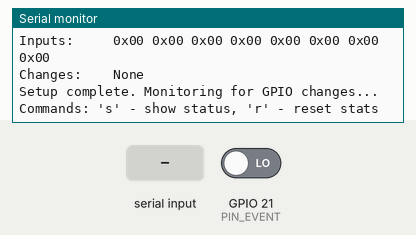
A sketch run on a simulated ESP32. Parts: the last lines printed to the serial monitor. The test bench sets the inputs (shaded band); at power-on: GPIO 21 (PIN_EVENT) LOW.

Above: at 1.2 s.
1.3 s: GPIO 21 (PIN_EVENT) driven HIGH
At 2.1 s:
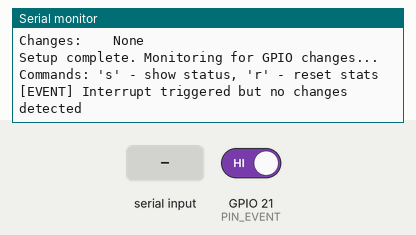
2.8 s: "s" received over Serial
At 4.0 s:
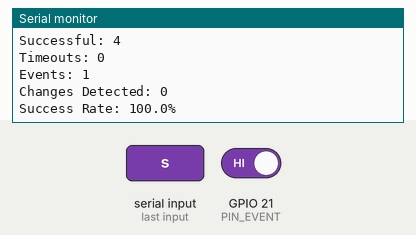
4.3 s: "r" received over Serial
At 5.5 s:
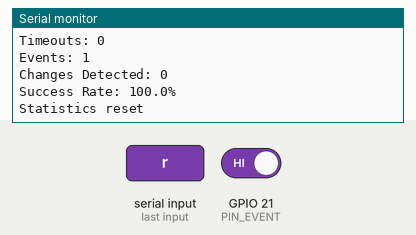
5.8 s: "t" received over Serial
At 6.7 s:
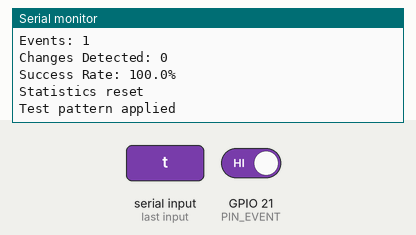
7.3 s: "S" received over Serial
At 8.7 s:
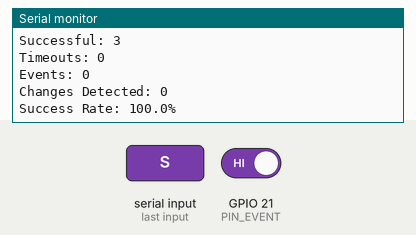

Measured:
- after the input at 1.3 s, the serial monitor: prints a new line at once (image 1)
- after the input at 2.8 s, the serial monitor: prints a new line after 0.05 s (image 2)
- after the input at 4.3 s, the serial monitor: prints a new line after 0.06 s (image 3)
- after the input at 5.8 s, the serial monitor: prints a new line after 0.07 s (image 4)
- after the input at 7.3 s, the serial monitor: prints a new line after 0.07 s (image 5)

The sketch:

esp32.ino
```cpp
// ===================== ESP32 SIDE (SPI MASTER with GPIO Interrupt) =====================
#include <Arduino.h>
#include <SPI.h>

#define PIN_MISO  19
#define PIN_MOSI  23
#define PIN_SCK   18
#define PIN_CS    5
#define PIN_EVENT 21

// SPI Configuration
#define SPI_FREQUENCY 1000000  // 1MHz - adjust based on requirements
#define SPI_TIMEOUT_MS 100

SPIClass spi(VSPI);

// GPIO state arrays
uint8_t gpio_outputs[8] = {0x55, 0xAA, 0, 0, 0, 0, 0, 0};  // Output values
uint8_t gpio_directions[8] = {0xFF, 0xFF, 0, 0, 0, 0, 0, 0}; // Direction control (1=output, 0=input)
uint8_t gpio_inputs[8] = {0};  // Input readings
uint8_t prev_inputs[8] = {0};  // Previous input state for change detection

// Event handling
volatile bool event_flag = false;
volatile bool spi_busy = false;
volatile unsigned long last_exchange = 0;
volatile unsigned long event_count = 0;

// Statistics
struct {
  unsigned long total_exchanges;
  unsigned long successful_exchanges;
  unsigned long timeout_errors;
  unsigned long change_events;
} stats = {0};

void IRAM_ATTR onEventInterrupt() {
  if (!spi_busy) {  // Prevent interrupt storms
    event_flag = true;
    event_count++;
  }
}

bool spi_io_exchange(uint8_t *output_vals, uint8_t *directions, uint8_t *input_vals) {
  if (spi_busy) return false;

  spi_busy = true;
  stats.total_exchanges++;

  uint8_t tx_buf[16];  // Fixed: 16 bytes total (8 outputs + 8 directions)
  uint8_t rx_buf[16];  // Fixed: 16 bytes total (8 inputs + 8 unused)

  // Prepare transmission buffer
  memcpy(tx_buf, output_vals, 8);      // Bytes 0-7: GPIO output values
  memcpy(tx_buf + 8, directions, 8);   // Bytes 8-15: GPIO direction control

  // Perform SPI transaction
  spi.beginTransaction(SPISettings(SPI_FREQUENCY, MSBFIRST, SPI_MODE0));
  digitalWrite(PIN_CS, LOW);
  delayMicroseconds(1);  // Small setup time

  bool success = true;
  unsigned long start_time = millis();

  // Exchange all 16 bytes
  for (int i = 0; i < 16; i++) {
    if (millis() - start_time > SPI_TIMEOUT_MS) {
      success = false;
      stats.timeout_errors++;
      break;
    }
    rx_buf[i] = spi.transfer(tx_buf[i]);
  }

  delayMicroseconds(1);  // Small hold time
  digitalWrite(PIN_CS, HIGH);
  spi.endTransaction();

  if (success) {
    // Copy received input data (first 8 bytes of rx_buf contain the GPIO inputs)
    memcpy(input_vals, rx_buf, 8);
    stats.successful_exchanges++;
    last_exchange = millis();
  }

  spi_busy = false;
  return success;
}

void printGPIOState() {
  Serial.println("=== GPIO State ===");

  // Print outputs and directions
  Serial.print("Outputs:    ");
  for (int i = 0; i < 8; i++) {
    Serial.printf("0x%02X ", gpio_outputs[i]);
  }
  Serial.println();

  Serial.print("Directions: ");
  for (int i = 0; i < 8; i++) {
    Serial.printf("0x%02X ", gpio_directions[i]);
  }
  Serial.println();

  // Print inputs
  Serial.print("Inputs:     ");
  for (int i = 0; i < 8; i++) {
    Serial.printf("0x%02X ", gpio_inputs[i]);
  }
  Serial.println();

  // Print changed pins
  Serial.print("Changes:    ");
  bool any_changes = false;
  for (int i = 0; i < 8; i++) {
    uint8_t changed_bits = gpio_inputs[i] ^ prev_inputs[i];
    if (changed_bits) {
      Serial.printf("Port%d:0x%02X ", i, changed_bits);
      any_changes = true;
    }
  }
  if (!any_changes) Serial.print("None");
  Serial.println();
  Serial.println();
}

void printStatistics() {
  Serial.println("=== Statistics ===");
  Serial.printf("Total Exchanges: %lu\n", stats.total_exchanges);
  Serial.printf("Successful: %lu\n", stats.successful_exchanges);
  Serial.printf("Timeouts: %lu\n", stats.timeout_errors);
  Serial.printf("Events: %lu\n", event_count);
  Serial.printf("Changes Detected: %lu\n", stats.change_events);
  Serial.printf("Success Rate: %.1f%%\n",
    stats.total_exchanges > 0 ? (100.0 * stats.successful_exchanges / stats.total_exchanges) : 0.0);
  Serial.println();
}

void ioTask(void *pvParameters) {
  unsigned long last_periodic_exchange = 0;
  unsigned long last_stats_print = 0;
  const unsigned long PERIODIC_INTERVAL = 1000;  // Periodic exchange every 1s
  const unsigned long STATS_INTERVAL = 10000;    // Print stats every 10s

  for (;;) {
    bool should_exchange = false;
    bool is_event_driven = false;

    // Check for event-driven exchange
    if (event_flag) {
      event_flag = false;
      should_exchange = true;
      is_event_driven = true;
    }

    // Check for periodic exchange (to maintain communication)
    unsigned long now = millis();
    if (now - last_periodic_exchange >= PERIODIC_INTERVAL) {
      should_exchange = true;
      last_periodic_exchange = now;
    }

    // Perform SPI exchange if needed
    if (should_exchange) {
      if (spi_io_exchange(gpio_outputs, gpio_directions, gpio_inputs)) {
        // Check for input changes
        bool changes_detected = false;
        for (int i = 0; i < 8; i++) {
          if (gpio_inputs[i] != prev_inputs[i]) {
            changes_detected = true;
            break;
          }
        }

        if (changes_detected) {
          stats.change_events++;
          Serial.printf("[%s] GPIO Input Changes Detected:\n",
            is_event_driven ? "EVENT" : "PERIODIC");
          printGPIOState();
          memcpy(prev_inputs, gpio_inputs, 8);
        } else if (is_event_driven) {
          // Event triggered but no changes detected - possible noise or timing issue
          Serial.println("[EVENT] Interrupt triggered but no changes detected");
        }
      } else {
        Serial.println("[ERROR] SPI exchange failed");
      }
    }

    // Print statistics periodically
    if (now - last_stats_print >= STATS_INTERVAL) {
      printStatistics();
      last_stats_print = now;
    }

    // Small delay to prevent overwhelming the system
    vTaskDelay(pdMS_TO_TICKS(5));
  }
}

// Function to update GPIO outputs (can be called from other parts of code)
void setGPIOOutput(uint8_t port, uint8_t value) {
  if (port < 8) {
    gpio_outputs[port] = value;
    Serial.printf("Set GPIO Port %d output to 0x%02X\n", port, value);
  }
}

// Function to update GPIO directions (can be called from other parts of code)
void setGPIODirection(uint8_t port, uint8_t direction) {
  if (port < 8) {
    gpio_directions[port] = direction;
    Serial.printf("Set GPIO Port %d direction to 0x%02X\n", port, direction);
  }
}

// Function to get current input state
uint8_t getGPIOInput(uint8_t port) {
  return (port < 8) ? gpio_inputs[port] : 0;
}

void setup() {
  Serial.begin(115200);
  Serial.println("ESP32 GPIO Expander Master Starting...");

  // Configure pins
  pinMode(PIN_CS, OUTPUT);
  pinMode(PIN_EVENT, INPUT_PULLDOWN);  // Use pulldown to avoid floating
  digitalWrite(PIN_CS, HIGH);

  // Setup SPI
  spi.begin(PIN_SCK, PIN_MISO, PIN_MOSI, PIN_CS);
  Serial.println("SPI initialized");

  // Setup interrupt
  attachInterrupt(digitalPinToInterrupt(PIN_EVENT), onEventInterrupt, RISING);
  Serial.println("Event interrupt attached");

  // Create IO task with higher stack size and priority
  BaseType_t result = xTaskCreatePinnedToCore(
    ioTask,           // Task function
    "IO_Task",        // Task name
    8192,             // Stack size (increased for debugging output)
    NULL,             // Parameters
    2,                // Priority (increased from 1)
    NULL,             // Task handle
    1                 // Core (run on core 1, leaving core 0 for other tasks)
  );

  if (result == pdPASS) {
    Serial.println("IO Task created successfully");
  } else {
    Serial.println("Failed to create IO Task");
  }

  // Perform initial exchange
  Serial.println("Performing initial SPI exchange...");
  if (spi_io_exchange(gpio_outputs, gpio_directions, gpio_inputs)) {
    Serial.println("Initial exchange successful");
    printGPIOState();
    memcpy(prev_inputs, gpio_inputs, 8);
  } else {
    Serial.println("Initial exchange failed");
  }

  Serial.println("Setup complete. Monitoring for GPIO changes...");
  Serial.println("Commands: 's' - show status, 'r' - reset stats");
}

void loop() {
  // Handle serial commands for debugging/control
  if (Serial.available()) {
    char cmd = Serial.read();
    switch (cmd) {
      case 's':
      case 'S':
        printGPIOState();
        printStatistics();
        break;

      case 'r':
      case 'R':
        memset(&stats, 0, sizeof(stats));
        event_count = 0;
        Serial.println("Statistics reset");
        break;

      case 't':
      case 'T':
        // Test pattern - toggle some outputs
        gpio_outputs[0] = ~gpio_outputs[0];
        gpio_outputs[1] = ~gpio_outputs[1];
        Serial.println("Test pattern applied");
        break;

      default:
        Serial.println("Commands: s=status, r=reset stats, t=test pattern");
        break;
    }
  }

  delay(100);  // Keep main loop responsive but not busy
}
```
